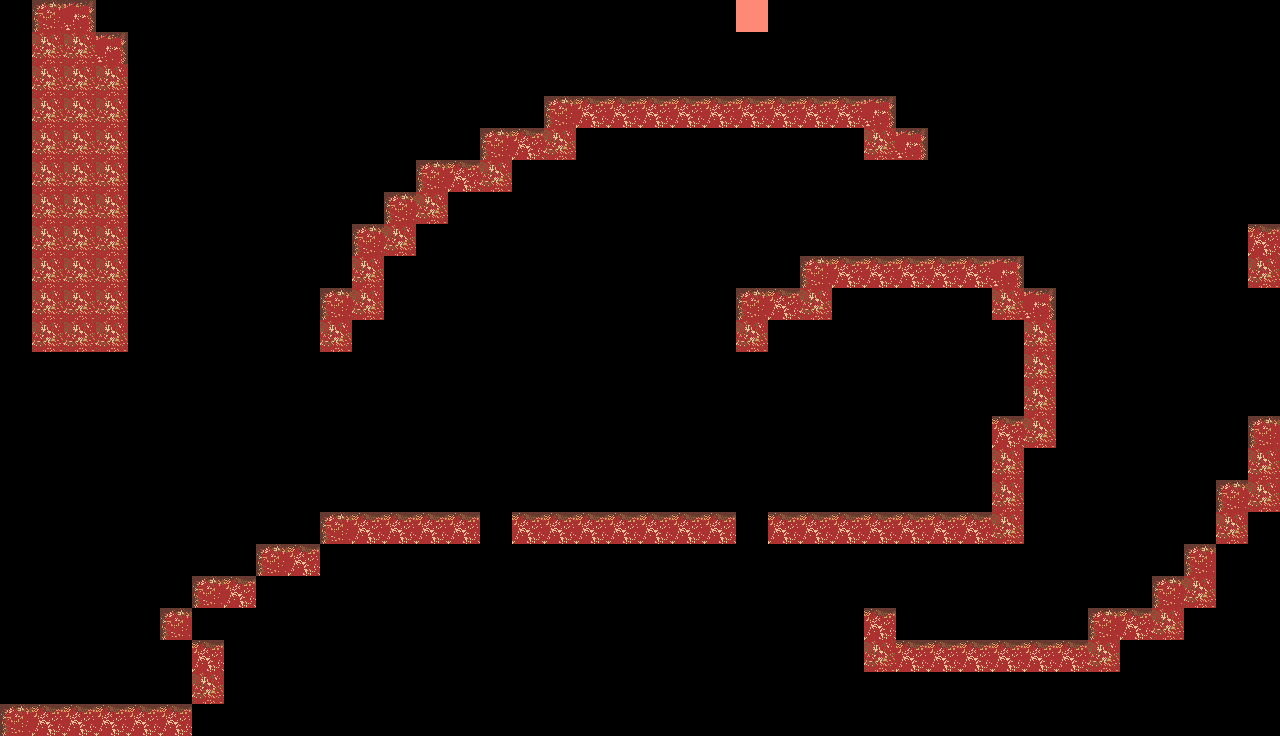

Tiled map render using the project's own tile images. Description and the map definition, with tile-layer contents summarised, below:
An orthogonal 40x23 tile map with 32x32 px tiles, 1 tile layer (butt), 2 tilesets.

<map version="1.0" orientation="orthogonal" renderorder="right-down" width="40" height="23" tilewidth="32" tileheight="32" nextobjectid="41">
 <tileset firstgid="1" name="tile" tilewidth="32" tileheight="32">
  <image source="tile.png" width="64" height="32" />
  <tile id="0">
   <properties>
    <property name="playerBody" value="playerBody" />
   </properties>
  </tile>
  <tile id="1">
   <properties>
    <property name="block" value="" />
   </properties>
  </tile>
 </tileset>
 <tileset firstgid="3" name="hellBlocks" tilewidth="32" tileheight="32">
  <image source="hellBlocks.png" width="128" height="32" />
  <tile id="0">
   <properties>
    <property name="block" value="block" />
    <property name="center" value="center" />
   </properties>
  </tile>
  <tile id="1">
   <properties>
    <property name="block" value="block" />
    <property name="left" value="left" />
   </properties>
  </tile>
  <tile id="2">
   <properties>
    <property name="block" value="block" />
    <property name="right" value="right" />
   </properties>
  </tile>
  <tile id="3">
   <properties>
    <property name="block" value="block" />
    <property name="top" value="top" />
   </properties>
  </tile>
 </tileset>
 <layer name="butt" width="40" height="23">
  <data>[920 cells, 135 non-empty, 5 distinct tile ids]</data>
 </layer>
</map>